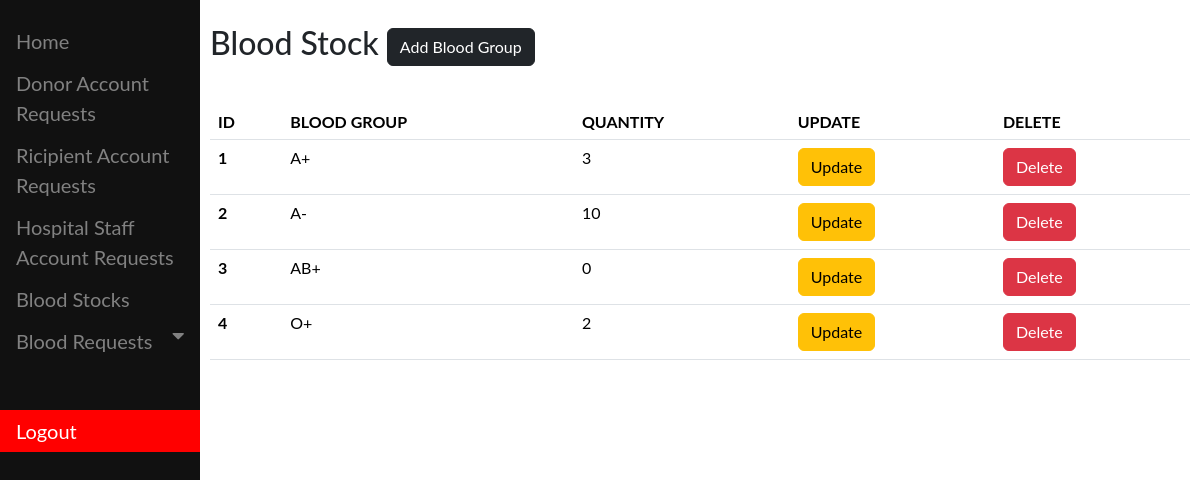
/bank_admin/blood_stock (signed in), run on an earlier commit of the app's database.
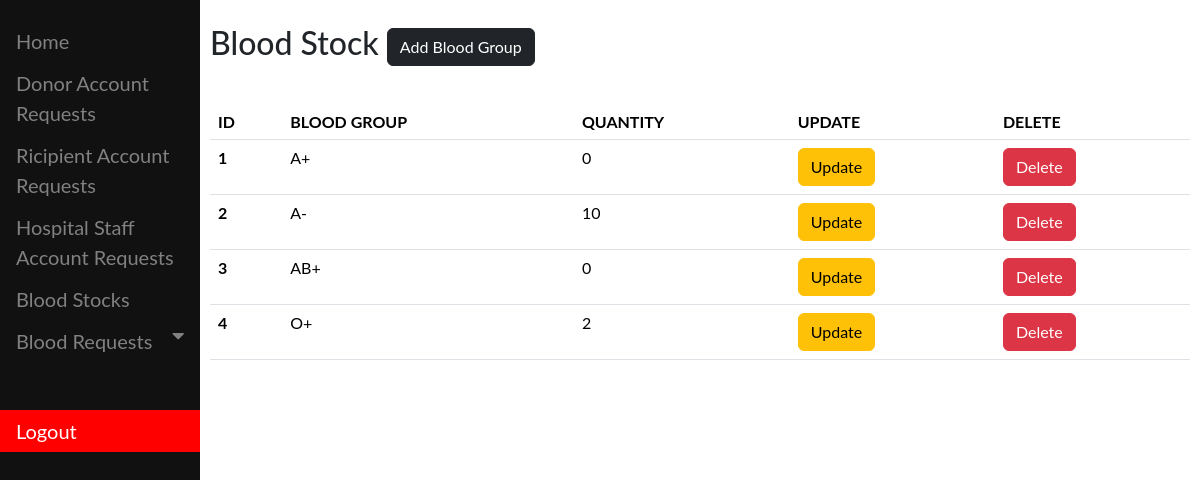
And on a later commit of the database.
### core/models.py (models this page shows, shortened)
class Bloodstock(models.Model):
    blood_type = models.CharField(max_length=5)
    quantity = models.IntegerField()

### bloodbank/views.py (the view)
# urls.py: path("blood_stock",BloodStockView,name="blood_stock"),
def BloodStockView(request):
    user = request.user
    if user.is_authenticated:
        if user.is_superuser:
            stock = Bloodstock.objects.all()
            return render(
                request, "dashboard/blood_stock.html", context={"blood": stock}
            )
        else:
            return redirect("/bank_admin/")
    else:
        return redirect("/bank_admin/")

### bloodbank/templates/dashboard/blood_stock.html (shortened to what this page needs)
{% extends "base_bank.html" %}
{% block bank_sidebar %}
<div class="main">
  <h2>Blood Stock
  <button type="button" class="btn btn-dark" data-bs-toggle="modal" data-bs-target="#addblood">
    Add Blood Group
  </button>
  </h2>
  <br>
  <table class="table">
    <thead>
      <tr>
        <th scope="col">ID</th>
        <th scope="col">BLOOD GROUP</th>
        <th scope="col">QUANTITY</th>
        <th scope="col">UPDATE</th>
        <th scope="col">DELETE</th>
      </tr>
    </thead>
    <tbody>
        {% for x in blood %}
      <tr>
        <th scope="row">{{x.id}}</th>
        <td>{{x.blood_type}}</td>
        <td>{{x.quantity}}</td>
        <td>
            <button type="button" class="btn btn-warning" onclick="editBlood('{{x.blood_type}}','{{x.quantity}}')" data-bs-toggle="modal" data-bs-target="#editBtnModal">
            Update
          </button>
        </td>
        <td>
            <button type="button" class="btn btn-danger" onclick="deleteBlood('{{x.id}}')" data-bs-toggle="modal" data-bs-target="#deleteBtnModal">
            Delete
          </button>
        </td>
      </tr>
      {% endfor %}
    </tbody>
  </table>
</div>
{% endblock %}

What changed in the data, as far as the page shows it:
changed Bloodstock id 1: quantity "3" → "0"
